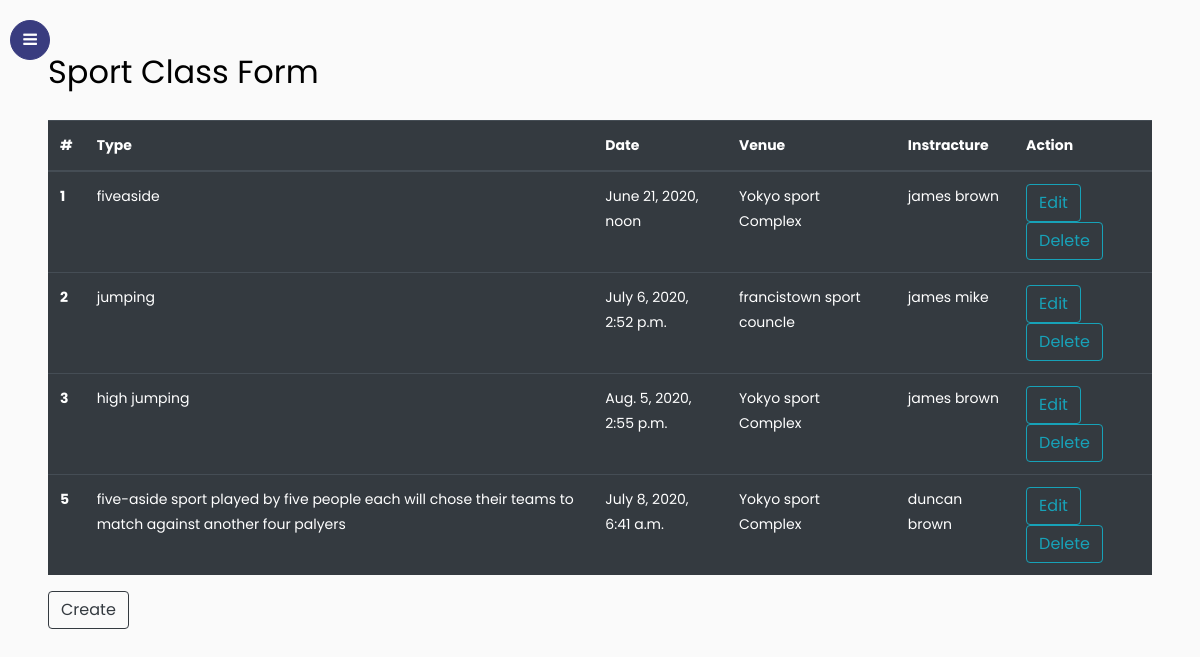
Page /users/class on the committed database.
### users/models.py (models this page shows)
class sport(models.Model):
   types = models.CharField(max_length=200, help_text='sport type ')
   Date = models.DateTimeField(null=True,blank=True)
   Venue = models.CharField(max_length=200,help_text='vanue of the sport classes ')
   sportImage = models.ImageField(upload_to='sportimages',null = False)
   sportvideo = models.FileField(upload_to='sportvid',null= True)
   instructure = models.CharField(max_length=30,help_text='Instruture')

### users/views.py (the view)
# urls.py: path('class', views.classv,name='class'),
def classv(request):
    classsp= sport.objects.all()
    return render(request,'Classes.html',{'classList':classsp})

### templates/Classes.html
{% extends 'indexC.html' %}
{% block content %}
<div class="row">
  <div class="col">
    <table class="table table-dark">
      <thead>
        <tr>
          <th scope="col">#</th>
          <th scope="col">Type</th>
          <th scope="col">Date</th>
          <th scope="col">Venue</th>
          <th scope="col">Instracture</th>
          <th scope="col">Action</th>
        </tr>
      </thead>
      <tbody>
        {% for classList in classList %}
        <tr>
          <th scope="row">{{ classList.id }}</th>
          <td>{{ classList.types }}</td>
          <td>{{ classList.Date }}</td>
          <td>{{ classList.Venue }}</td>
          <td>{{ classList.instructure }}</td>
          <td>
            <a class="btn btn-outline-info" href=""
              >Edit</a>
          <a class="btn btn-outline-info" href=""
              >Delete</a>
          </td>
        </tr>
        {% endfor %}
      </tbody>
    </table>
  </div>
</div>
<a href="AddC" class="btn btn-outline-dark">Create</a>
</div>
{% endblock %}

### rows in the picture
sport: id "1", types "fiveaside", Date "June 21, 2020, noon", Venue "Yokyo sport Complex", instructure "james brown"
sport: id "2", types "jumping", Date "July 6, 2020, 2:52 p.m.", Venue "francistown sport councle", instructure "james mike"
sport: id "3", types "high jumping", Date "Aug. 5, 2020, 2:55 p.m.", Venue "Yokyo sport Complex", instructure "james brown"
sport: id "5", types "five-aside sport played by five people each will chose their teams to match against another four palyers", Date "July 8, 2020, 6:41 a.m.", Venue "Yokyo sport Complex", instructure "duncan brown"
